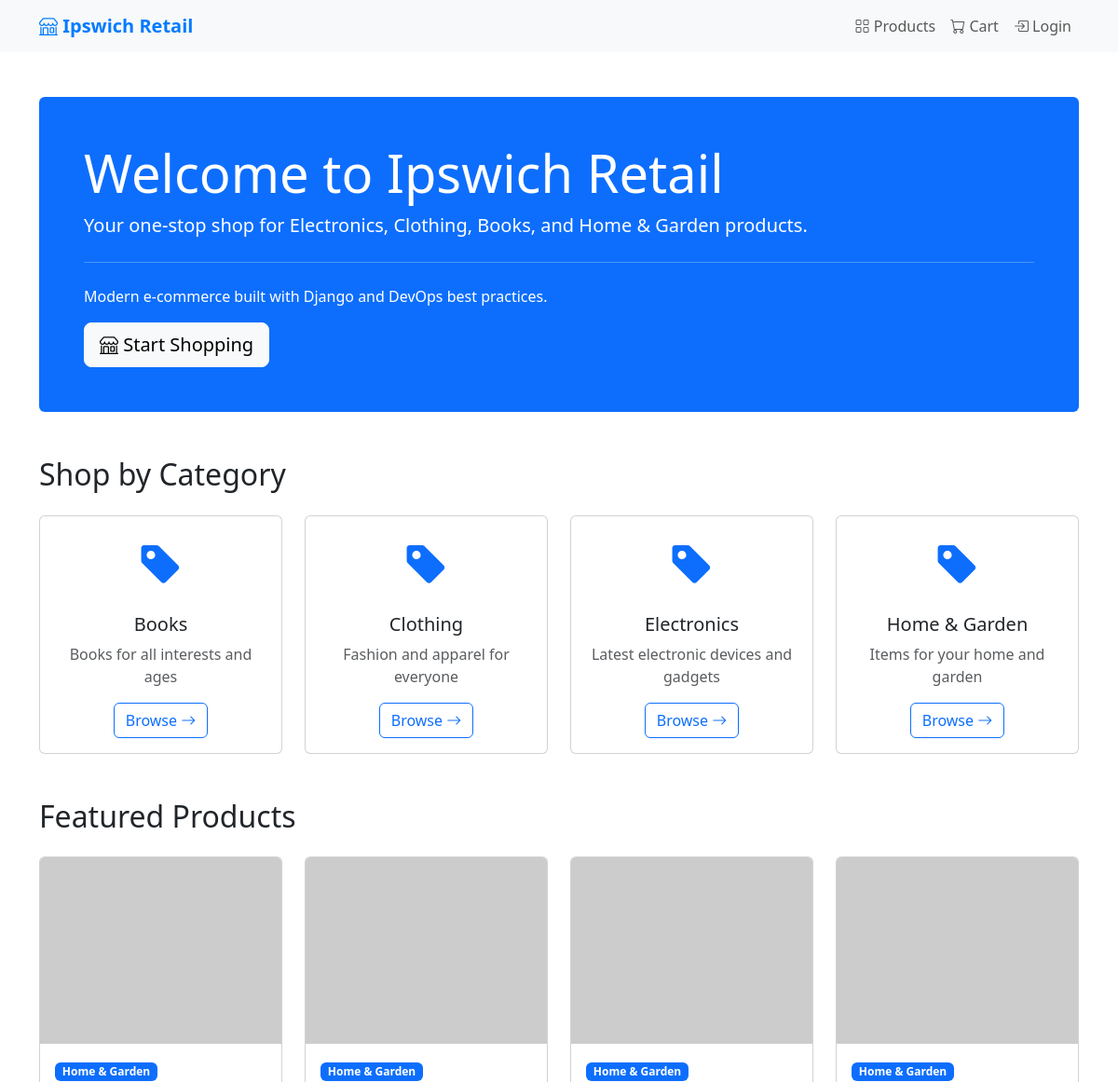
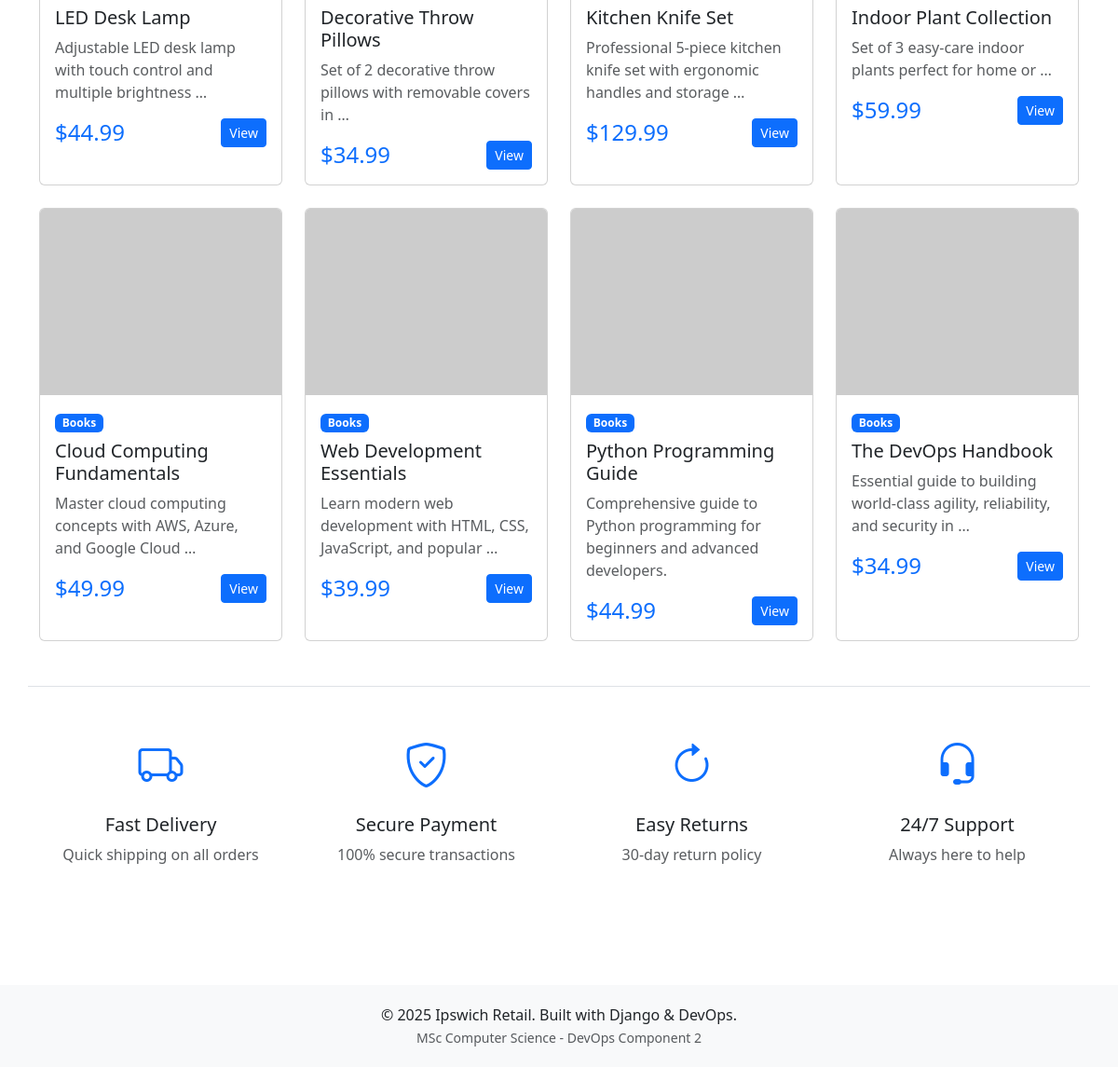
The page / on the database its author committed (2 pictures, top to bottom).
### products/models.py (models this page shows, shortened)
class Category(models.Model):
    name = models.CharField(max_length=200, unique=True)
    slug = models.SlugField(max_length=200, unique=True, blank=True)
    description = models.TextField(blank=True)
    created_at = models.DateTimeField(auto_now_add=True)
    updated_at = models.DateTimeField(auto_now=True)
    class Meta:
        verbose_name_plural = 'Categories'
        ordering = ['name']

class Product(models.Model):
    name = models.CharField(max_length=200)
    slug = models.SlugField(max_length=200, unique=True, blank=True)
    category = models.ForeignKey(Category, on_delete=models.CASCADE, related_name='products')
    description = models.TextField()
    price = models.DecimalField(max_digits=10, decimal_places=2)
    stock = models.IntegerField(default=0)
    image = models.ImageField(upload_to='products/', blank=True, null=True)
    image_url = models.URLField(max_length=500, blank=True, null=True, help_text='External image URL')
    available = models.BooleanField(default=True)
    created_at = models.DateTimeField(auto_now_add=True)
    updated_at = models.DateTimeField(auto_now=True)
    def get_image_url(self):
        if self.image:
            return self.image.url
        elif self.image_url:
            return self.image_url
        return 'https://via.placeholder.com/500x500?text=No+Image'
    class Meta:
        ordering = ['-created_at']
        indexes = [
            models.Index(fields=['name']),
            models.Index(fields=['slug']),
        ]

### ipswich_ecommerce/views.py (the view)
# urls.py: 2. Add a URL to urlpatterns:  path('', views.home, name='home')
def home(request):
    featured_products = Product.objects.filter(available=True)[:8]
    categories = Category.objects.all()
    context = {
        'featured_products': featured_products,
        'categories': categories,
    }
    return render(request, 'home.html', context)

### templates/home.html (shortened to what this page needs)
{% extends 'base.html' %}
{% block content %}
<div class="container my-5">
    <div class="jumbotron bg-primary text-white rounded p-5 mb-5">
        <h1 class="display-4">Welcome to Ipswich Retail</h1>
        <p class="lead">Your one-stop shop for Electronics, Clothing, Books, and Home & Garden products.</p>
        <hr class="my-4 bg-white">
        <p>Modern e-commerce built with Django and DevOps best practices.</p>
        <a class="btn btn-light btn-lg" href="{% url 'products:product_list' %}" role="button">
            <i class="bi bi-shop"></i> Start Shopping
        </a>
    </div>
    <h2 class="mb-4">Shop by Category</h2>
    <div class="row row-cols-1 row-cols-md-4 g-4 mb-5">
        {% for category in categories %}
        <div class="col">
            <div class="card h-100 text-center">
                <div class="card-body">
                    <i class="bi bi-tag-fill text-primary" style="font-size: 3rem;"></i>
                    <h5 class="card-title mt-3">{{ category.name }}</h5>
                    <p class="card-text text-muted">{{ category.description|truncatewords:10 }}</p>
                    <a href="{% url 'products:product_list' %}?category={{ category.slug }}" class="btn btn-outline-primary">
                        Browse <i class="bi bi-arrow-right"></i>
                    </a>
                </div>
            </div>
        </div>
        {% endfor %}
    </div>
    <h2 class="mb-4">Featured Products</h2>
    <div class="row row-cols-1 row-cols-md-4 g-4">
        {% for product in featured_products %}
        <div class="col">
            <div class="card product-card">
                <img src="{{ product.get_image_url }}" class="card-img-top" alt="{{ product.name }}" style="height: 200px; object-fit: cover;" onerror="this.src='https://via.placeholder.com/500x500?text=No+Image'">
                <div class="card-body">
                    <span class="badge bg-primary mb-2">{{ product.category.name }}</span>
                    <h5 class="card-title">{{ product.name }}</h5>
                    <p class="card-text text-muted">{{ product.description|truncatewords:10 }}</p>
                    <div class="d-flex justify-content-between align-items-center">
                        <h4 class="text-primary mb-0">${{ product.price }}</h4>
                        <a href="{% url 'products:product_detail' product.slug %}" class="btn btn-primary btn-sm">
                            View
                        </a>
                    </div>
                </div>
            </div>
        </div>
        {% endfor %}
    </div>
    <div class="row mt-5 pt-5 border-top">
        <div class="col-md-3 text-center mb-4">
            <i class="bi bi-truck text-primary" style="font-size: 3rem;"></i>
            <h5 class="mt-3">Fast Delivery</h5>
            <p class="text-muted">Quick shipping on all orders</p>
        </div>
        <div class="col-md-3 text-center mb-4">
            <i class="bi bi-shield-check text-primary" style="font-size: 3rem;"></i>
            <h5 class="mt-3">Secure Payment</h5>
            <p class="text-muted">100% secure transactions</p>
        </div>
        <div class="col-md-3 text-center mb-4">
            <i class="bi bi-arrow-clockwise text-primary" style="font-size: 3rem;"></i>
            <h5 class="mt-3">Easy Returns</h5>
            <p class="text-muted">30-day return policy</p>
        </div>
        <div class="col-md-3 text-center mb-4">
            <i class="bi bi-headset text-primary" style="font-size: 3rem;"></i>
            <h5 class="mt-3">24/7 Support</h5>
            <p class="text-muted">Always here to help</p>
        </div>
    </div>
</div>
{% endblock %}

### templates/base.html (style rules this page uses)
body { min-height: 100vh; display: flex; flex-direction: column; }
.product-card { transition: transform 0.2s; height: 100%; }

### rows shown on the page
Category: name "Books", description "Books for all interests and ages"
Category: name "Clothing", description "Fashion and apparel for everyone"
Category: name "Electronics", description "Latest electronic devices and gadgets"
Category: name "Home & Garden", description "Items for your home and garden"
Product: category.name "Home & Garden", name "LED Desk Lamp", description "Adjustable LED desk lamp with touch control and multiple brightness …", price "44.99"
Product: category.name "Home & Garden", name "Decorative Throw Pillows", description "Set of 2 decorative throw pillows with removable covers in …", price "34.99"
Product: category.name "Home & Garden", name "Kitchen Knife Set", description "Professional 5-piece kitchen knife set with ergonomic handles and storage …", price "129.99"
Product: category.name "Home & Garden", name "Indoor Plant Collection", description "Set of 3 easy-care indoor plants perfect for home or …", price "59.99"
Product: category.name "Books", name "Cloud Computing Fundamentals", description "Master cloud computing concepts with AWS, Azure, and Google Cloud …", price "49.99"
Product: category.name "Books", name "Web Development Essentials", description "Learn modern web development with HTML, CSS, JavaScript, and popular …", price "39.99"
Product: category.name "Books", name "Python Programming Guide", description "Comprehensive guide to Python programming for beginners and advanced developers.", price "44.99"
Product: category.name "Books", name "The DevOps Handbook", description "Essential guide to building world-class agility, reliability, and security in …", price "34.99"
